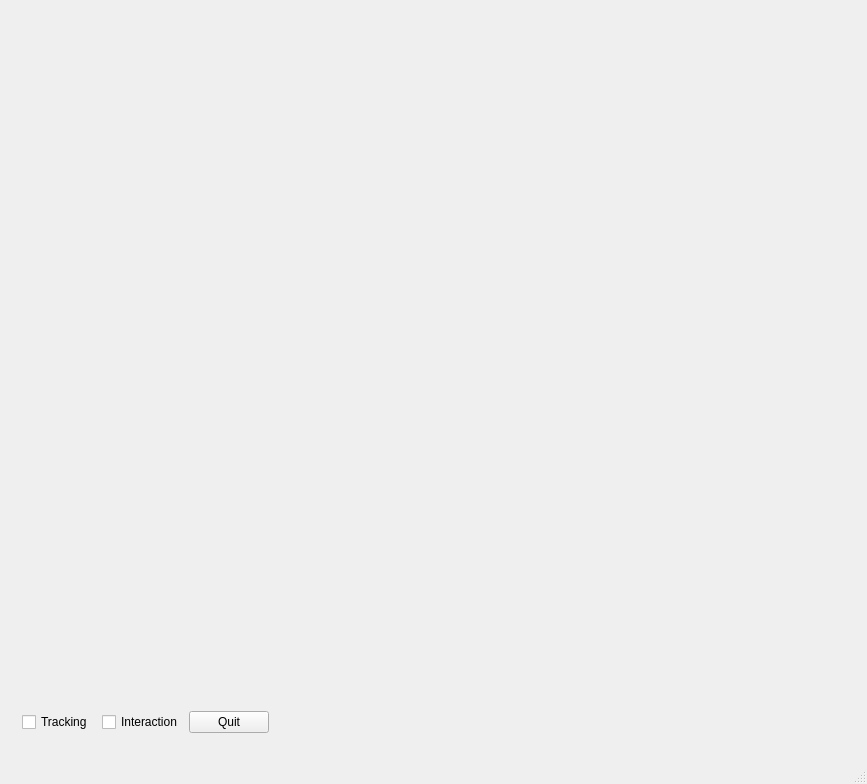
<ui version="4.0" >
 <class>MainWindow</class>
 <widget class="QMainWindow" name="MainWindow" >
  <property name="geometry" >
   <rect>
    <x>0</x>
    <y>0</y>
    <width>867</width>
    <height>784</height>
   </rect>
  </property>
  <property name="acceptDrops" >
   <bool>false</bool>
  </property>
  <property name="windowTitle" >
   <string>IGSTK: Tracking Polaris Using QTWidget </string>
  </property>
  <widget class="QWidget" name="centralwidget" >
   <widget class="igstk::QTWidget" native="1" name="Display3D" >
    <property name="geometry" >
     <rect>
      <x>8</x>
      <y>37</y>
      <width>940</width>
      <height>630</height>
     </rect>
    </property>
   </widget>
   <widget class="QWidget" name="layoutWidget" >
    <property name="geometry" >
     <rect>
      <x>22</x>
      <y>707</y>
      <width>247</width>
      <height>30</height>
     </rect>
    </property>
    <layout class="QHBoxLayout" name="horizontalLayout" >
     <property name="spacing" >
      <number>6</number>
     </property>
     <item>
      <widget class="QCheckBox" name="TrackingCheckBox" >
       <property name="text" >
        <string>Tracking</string>
       </property>
      </widget>
     </item>
     <item>
      <widget class="QCheckBox" name="InteractionCheckBox" >
       <property name="text" >
        <string>Interaction</string>
       </property>
      </widget>
     </item>
     <item>
      <widget class="QPushButton" name="QuitPushButton" >
       <property name="text" >
        <string>Quit</string>
       </property>
      </widget>
     </item>
    </layout>
   </widget>
  </widget>
  <widget class="QStatusBar" name="statusbar" />
 </widget>
 <customwidgets>
  <customwidget>
   <class>igstk::QTWidget</class>
   <extends></extends>
   <header>igstkQTWidget.h</header>
  </customwidget>
 </customwidgets>
 <resources/>
 <connections/>
</ui>
